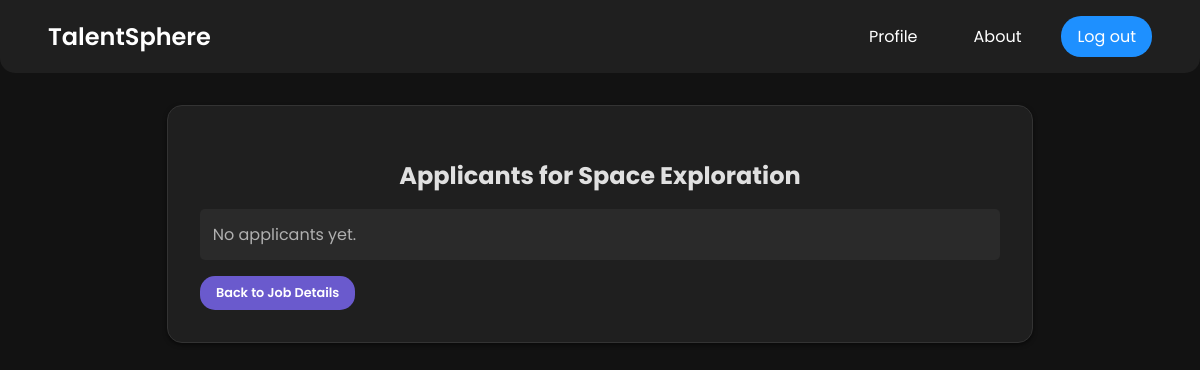
The app's page /job_details/16/applicants/ (signed in), older data.
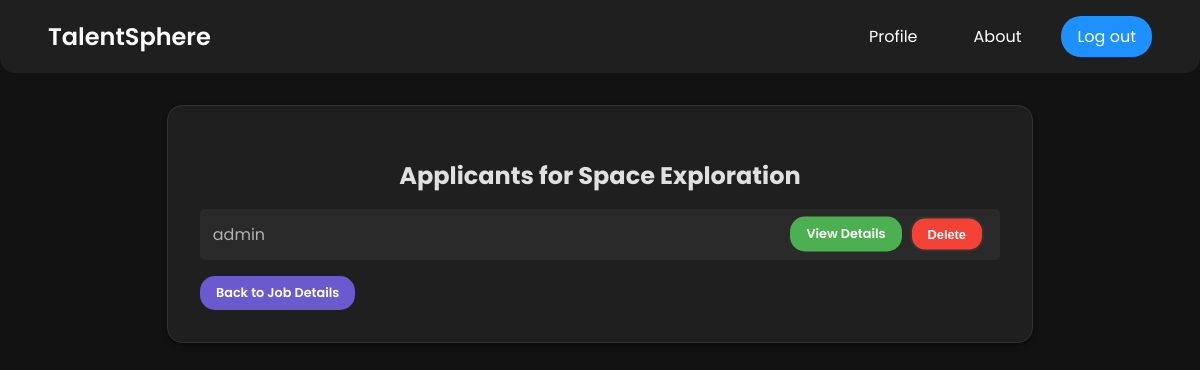
The same page, newer data.
### base/models.py (models this page shows, shortened)
class Job_details(models.Model):
    user = models.ForeignKey(User, on_delete=models.CASCADE, blank=True, null=True)
    title = models.CharField(max_length=200)
    description = models.TextField(null=True, blank=True)
    duration = models.CharField(max_length=100)
    salary = models.CharField(max_length=100)
    location = models.CharField(max_length=200)
    company = models.CharField(max_length=200)
    about_the_role = models.TextField()
    requirements = models.TextField()
    perks = models.TextField()
    about_the_company = models.TextField()
    job_type = models.CharField(max_length=50, choices=[
        ('fulltime', 'Full Time'),
        ('halftime', 'Half Time'),
    ], default='fulltime')
    created = models.DateTimeField(auto_now_add=True)
    applicants = models.TextField(null=True, blank=True)  # Field to store applicants' usernames
    class Meta:
        ordering = ['created']

### base/views.py (the view)
# urls.py: path('job_details/<int:pk>/applicants/', ViewApplicants.as_view(), name='view-applicants'),
class ViewApplicants(LoginRequiredMixin, DetailView):
    model = Job_details
    template_name = 'base/view_applicants.html'  # Ensure this matches your template path
    context_object_name = 'job'
    def get_context_data(self, **kwargs):
        context = super().get_context_data(**kwargs)
        job = self.get_object()
        if job.applicants:
            context['applicants_list'] = job.applicants.split(',')
        else:
            context['applicants_list'] = []
        return context

### base/templates/base/view_applicants.html (shortened to what this page needs)
<!DOCTYPE html>
<html lang="en">
  <head>
    <link rel="stylesheet" href="https://cdnjs.cloudflare.com/ajax/libs/font-awesome/6.0.0-beta3/css/all.min.css">
    {% load static %}
    <link rel="stylesheet" href="{% static 'css/view_applicants.css' %}">
  </head>
  <body>
    <header>
      <nav class="navbar">
        <div class="logo">
            <a href="{% url 'listings' %}" class="logo-link">TalentSphere</a>
        </div>
        <div class="nav-links">
            <a href="{% url 'user_details' %}" class="nav-item">Profile</a>
            <a href="{% url 'about' %}" class="nav-item">About</a>
            <a href="{% url 'logout' %}" class="nav-item contact-btn">Log out</a>
        </div>
    </nav>
    </header>
    <main>
      <div class="applicants-list">
        <h2>Applicants for {{ job.title }}</h2>
        <ul>
          {% for applicant in applicants_list %}
          <li>
            {{ applicant }}
            <div class="btn-group">
              <a
                href="{% url 'applicant-details' username=applicant %}"
                class="btn view-details-btn"
                >View Details</a
              >
              <form
                action="{% url 'delete-applicant' job.pk %}"
                method="post"
                style="display: inline"
              >
                <button type="submit" class="btn delete-btn">Delete</button>
              </form>
            </div>
          </li>
          {% empty %}
          <li>No applicants yet.</li>
          {% endfor %}
        </ul>
        <a href="{% url 'listings-details' job.pk %}" class="btn back-btn"
          >Back to Job Details</a
        >
      </div>
    </main>
  </body>
</html>

Row changes from the older to the newer data that the page shows:
changed Job_details "Space Exploration": applicants empty → "admin" (drawn)
Text that changed along with them:
new list line: "admin"
new list line: "View Details Delete"
text no longer shown: "No applicants yet."
